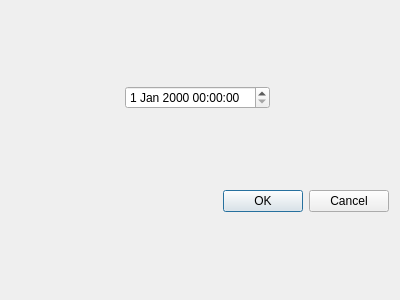
<?xml version="1.0" encoding="UTF-8"?>
<ui version="4.0">
 <class>TimeDialog</class>
 <widget class="QDialog" name="TimeDialog">
  <property name="geometry">
   <rect>
    <x>0</x>
    <y>0</y>
    <width>400</width>
    <height>300</height>
   </rect>
  </property>
  <property name="windowTitle">
   <string>Select the new time</string>
  </property>
  <layout class="QGridLayout" name="gridLayout">
   <item row="0" column="0">
    <spacer name="horizontalSpacer">
     <property name="orientation">
      <enum>Qt::Horizontal</enum>
     </property>
     <property name="sizeHint" stdset="0">
      <size>
       <width>89</width>
       <height>20</height>
      </size>
     </property>
    </spacer>
   </item>
   <item row="0" column="1">
    <widget class="QDateTimeEdit" name="dateTimeEdit"/>
   </item>
   <item row="0" column="2">
    <spacer name="horizontalSpacer_2">
     <property name="orientation">
      <enum>Qt::Horizontal</enum>
     </property>
     <property name="sizeHint" stdset="0">
      <size>
       <width>88</width>
       <height>20</height>
      </size>
     </property>
    </spacer>
   </item>
   <item row="1" column="1" colspan="2">
    <widget class="QDialogButtonBox" name="buttonBox">
     <property name="orientation">
      <enum>Qt::Horizontal</enum>
     </property>
     <property name="standardButtons">
      <set>QDialogButtonBox::Cancel|QDialogButtonBox::Ok</set>
     </property>
    </widget>
   </item>
  </layout>
 </widget>
 <resources/>
 <connections>
  <connection>
   <sender>buttonBox</sender>
   <signal>accepted()</signal>
   <receiver>TimeDialog</receiver>
   <slot>accept()</slot>
   <hints>
    <hint type="sourcelabel">
     <x>248</x>
     <y>254</y>
    </hint>
    <hint type="destinationlabel">
     <x>157</x>
     <y>274</y>
    </hint>
   </hints>
  </connection>
  <connection>
   <sender>buttonBox</sender>
   <signal>rejected()</signal>
   <receiver>TimeDialog</receiver>
   <slot>reject()</slot>
   <hints>
    <hint type="sourcelabel">
     <x>316</x>
     <y>260</y>
    </hint>
    <hint type="destinationlabel">
     <x>286</x>
     <y>274</y>
    </hint>
   </hints>
  </connection>
 </connections>
</ui>
